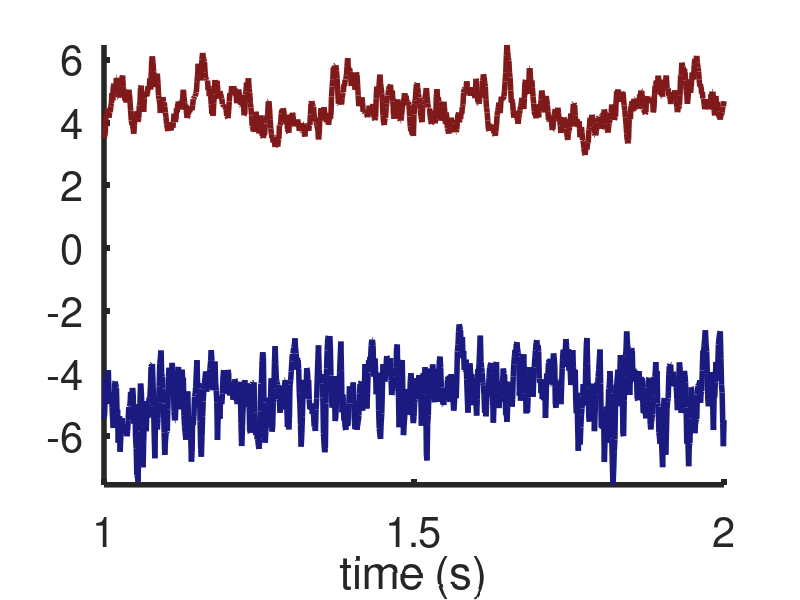
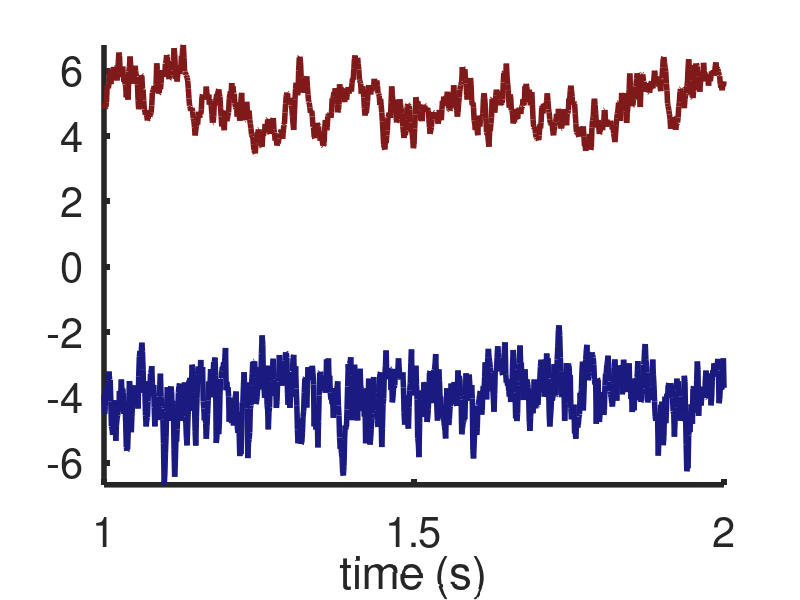
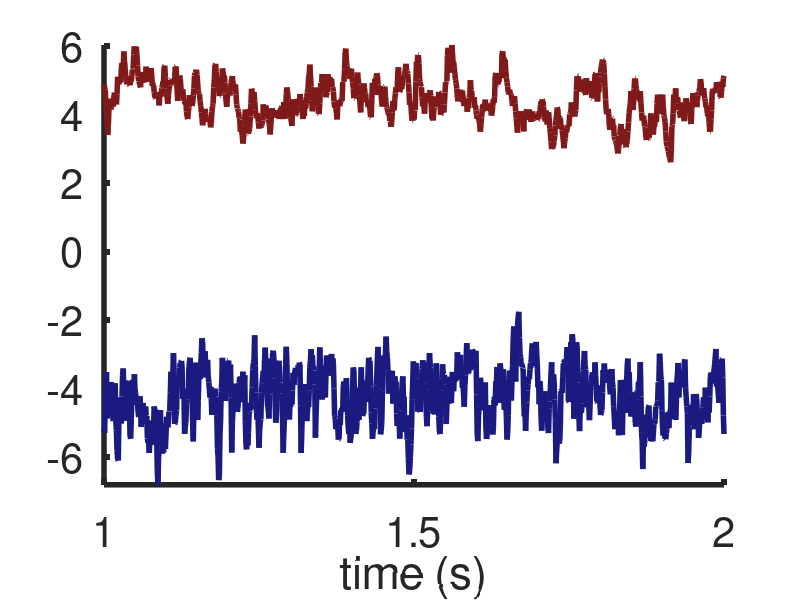

Reproduce these figures in MATLAB, in order.

clear
close all

lw=4;
fs=30;


load Fig7sim.mat;

EXclr=[.5 .1 .1];
Iclr=[.1 .1 .5];


figure
plot(plottime/1000,E1plot+X1plot ,'LineWidth',lw,'Color',EXclr)
hold on
plot(plottime/1000, I1plot,'LineWidth',lw,'Color',Iclr) 
xlabel('time (s)')
axis([t1plot/1000 t2plot/1000 -Inf Inf])
set(gca,'XTick',[1 1.5 2])
box off
set(gca,'LineWidth',lw)
set(gca,'FontSize',fs)
temp=get(gcf,'Position');
temp(3:4)=[500 400*.6];
set(gcf,'Position',temp)


figure
plot(plottime/1000,E2plot+X2plot ,'LineWidth',lw,'Color',EXclr)
hold on
plot(plottime/1000, I2plot,'LineWidth',lw,'Color',Iclr) 
xlabel('time (s)')
axis([t1plot/1000 t2plot/1000 -Inf Inf])
set(gca,'XTick',[1 1.5 2])
box off
set(gca,'LineWidth',lw)
set(gca,'FontSize',fs)
temp=get(gcf,'Position');
temp(3:4)=[500 400*.6];
set(gcf,'Position',temp)

figure
plot(plottime/1000,E3plot+X3plot ,'LineWidth',lw,'Color',EXclr)
hold on
plot(plottime/1000, I3plot,'LineWidth',lw,'Color',Iclr) 
xlabel('time (s)')
axis([t1plot/1000 t2plot/1000 -Inf Inf])
set(gca,'XTick',[1 1.5 2])
box off
set(gca,'LineWidth',lw)
set(gca,'FontSize',fs)
temp=get(gcf,'Position');
temp(3:4)=[500 400*.6];
set(gcf,'Position',temp)


